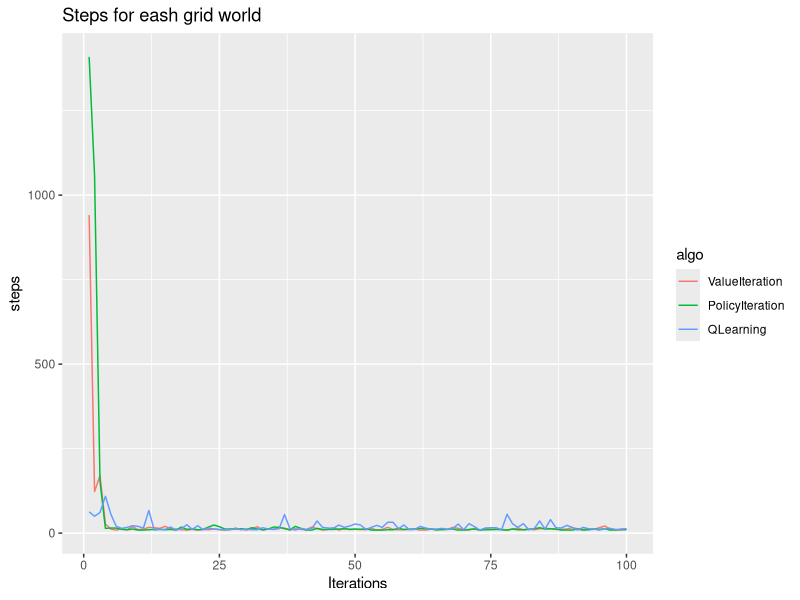
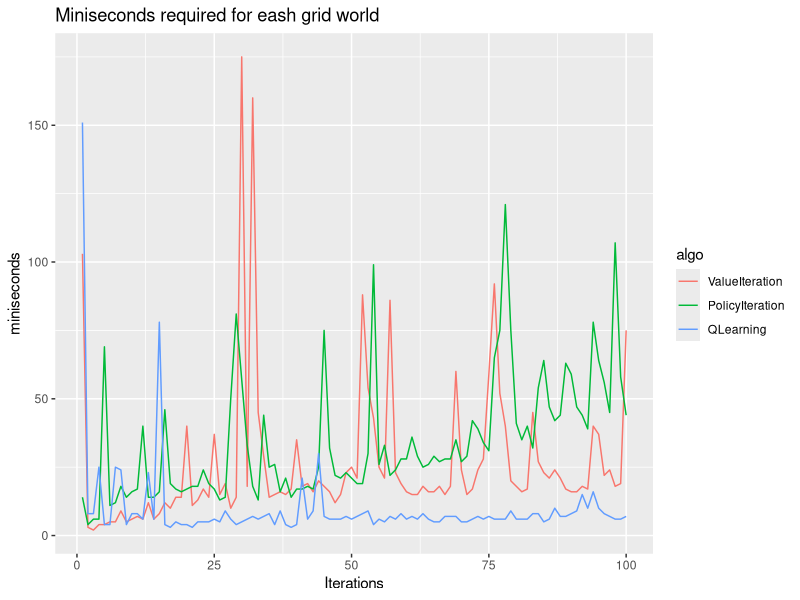
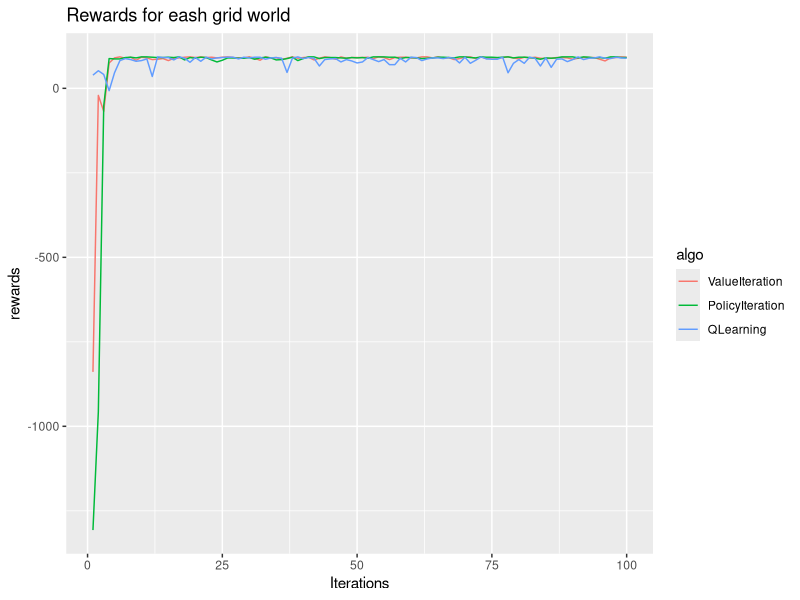

The R source for these figures, in order:
# graph the reinforcement learning for hard grid world
library(ggplot2)
library(reshape)
Iterations <- seq(1, 100)

## graph the steps
ValueIteration <- c(941,123,170,27,12,9,13,10,19,10,12,17,16,14,20,13,12,10,9,11,9,11,10,12,10,9,11,12,12,9,13,19,9,12,11,17,13,9,13,11,10,18,13,9,11,16,9,13,11,11,11,10,14,9,11,17,11,10,10,12,12,9,9,12,9,13,11,17,14,10,9,14,9,14,12,12,11,9,12,15,10,12,10,13,14,13,11,11,12,16,13,11,11,11,16,21,12,11,9,10)
PolicyIteration <- c(1409,1059,154,14,15,15,11,10,12,9,9,10,11,11,10,11,9,18,11,13,10,11,18,24,19,12,12,13,13,11,16,12,10,12,18,17,14,10,20,14,9,9,14,11,11,11,12,13,11,12,11,13,9,9,9,10,10,14,11,11,12,14,13,12,10,10,11,12,9,9,11,12,9,10,10,11,10,9,12,10,10,11,13,16,12,13,12,9,9,9,12,9,10,12,11,13,9,9,11,11)
QLearning <- c(63,50,61,109,56,20,14,17,22,20,15,67,9,11,11,18,9,13,25,11,22,10,15,12,11,10,10,15,10,12,10,10,16,12,11,13,55,13,9,14,11,13,36,17,15,14,24,17,21,27,24,11,17,23,17,32,32,13,24,10,11,20,15,12,12,14,11,13,27,10,28,19,9,15,16,16,10,56,28,17,28,10,13,36,12,40,16,15,23,17,9,17,13,12,9,13,14,10,12,13)


steps <- cbind(Iterations, ValueIteration, PolicyIteration, QLearning) 
steps <- as.matrix(steps)

rownames(steps) <- steps[,'Iterations']
steps <- subset(steps, select = -c(Iterations))
steps <- melt(steps, id.vars = 'Iterations', variable.names = 'algo')
colnames(steps) <- c('Iterations', 'algo', 'steps')

head(steps)
tail(steps)

ggplot(steps, aes(Iterations, steps)) + 
        geom_line(aes(colour = algo)) + 
        ggtitle("Steps for eash grid world")

# graph the times
ValueIteration <- c(103,3,2,4,4,5,5,9,5,6,7,6,12,6,8,12,10,14,14,40,11,13,17,14,37,15,19,10,14,175,18,160,45,29,14,15,16,15,17,35,18,19,16,20,18,16,12,15,23,25,21,88,54,43,25,21,86,23,19,16,15,15,18,16,16,18,15,18,60,24,15,17,24,28,59,92,52,40,20,18,16,17,45,27,23,21,24,21,17,16,16,18,17,40,37,22,24,18,19,75)
PolicyIteration <- c(14,4,6,6,69,11,12,18,14,16,17,40,14,14,16,46,19,17,16,17,18,18,24,19,17,13,14,50,81,57,33,18,13,44,25,26,16,21,14,17,17,18,17,25,75,32,22,21,23,21,19,19,30,99,26,33,22,24,28,28,36,29,25,26,29,27,28,28,35,27,29,42,39,34,31,65,75,121,75,41,35,40,32,54,64,47,42,44,63,59,47,44,39,78,64,56,45,107,58,44)
QLearning <- c(151,8,8,25,4,4,25,24,4,8,8,6,23,6,78,4,3,5,4,4,3,5,5,5,6,5,9,6,4,5,6,7,6,7,8,4,9,4,3,4,21,6,9,30,7,6,6,6,7,6,7,8,9,4,6,5,7,6,8,6,7,6,8,6,5,5,7,7,7,5,5,6,7,6,7,6,6,6,9,6,6,6,8,8,5,6,10,7,7,8,9,15,10,16,10,8,7,6,6,7)

times <- cbind(Iterations, ValueIteration, PolicyIteration, QLearning)
times <- as.matrix(times)

rownames(times) <- times[,'Iterations']
times <- subset(times, select = -c(Iterations))
times <- melt(times, id.vars = 'Iterations', variable.names = 'algo')
colnames(times) <- c('Iterations', 'algo', 'miniseconds')

head(times)
tail(times)

ggplot(times, aes(Iterations, miniseconds)) + 
        geom_line(aes(colour = algo)) + 
        ggtitle("Miniseconds required for eash grid world")





# graph the rewards
ValueIteration <- c(-839.0,-21.0,-68.0,75.0,90.0,93.0,89.0,92.0,83.0,92.0,90.0,85.0,86.0,88.0,82.0,89.0,90.0,92.0,93.0,91.0,93.0,91.0,92.0,90.0,92.0,93.0,91.0,90.0,90.0,93.0,89.0,83.0,93.0,90.0,91.0,85.0,89.0,93.0,89.0,91.0,92.0,84.0,89.0,93.0,91.0,86.0,93.0,89.0,91.0,91.0,91.0,92.0,88.0,93.0,91.0,85.0,91.0,92.0,92.0,90.0,90.0,93.0,93.0,90.0,93.0,89.0,91.0,85.0,88.0,92.0,93.0,88.0,93.0,88.0,90.0,90.0,91.0,93.0,90.0,87.0,92.0,90.0,92.0,89.0,88.0,89.0,91.0,91.0,90.0,86.0,89.0,91.0,91.0,91.0,86.0,81.0,90.0,91.0,93.0,92.0)
PolicyIteration <- c(-1307.0,-957.0,-52.0,88.0,87.0,87.0,91.0,92.0,90.0,93.0,93.0,92.0,91.0,91.0,92.0,91.0,93.0,84.0,91.0,89.0,92.0,91.0,84.0,78.0,83.0,90.0,90.0,89.0,89.0,91.0,86.0,90.0,92.0,90.0,84.0,85.0,88.0,92.0,82.0,88.0,93.0,93.0,88.0,91.0,91.0,91.0,90.0,89.0,91.0,90.0,91.0,89.0,93.0,93.0,93.0,92.0,92.0,88.0,91.0,91.0,90.0,88.0,89.0,90.0,92.0,92.0,91.0,90.0,93.0,93.0,91.0,90.0,93.0,92.0,92.0,91.0,92.0,93.0,90.0,92.0,92.0,91.0,89.0,86.0,90.0,89.0,90.0,93.0,93.0,93.0,90.0,93.0,92.0,90.0,91.0,89.0,93.0,93.0,91.0,91.0)
QLearning <- c(39.0,52.0,41.0,-7.0,46.0,82.0,88.0,85.0,80.0,82.0,87.0,35.0,93.0,91.0,91.0,84.0,93.0,89.0,77.0,91.0,80.0,92.0,87.0,90.0,91.0,92.0,92.0,87.0,92.0,90.0,92.0,92.0,86.0,90.0,91.0,89.0,47.0,89.0,93.0,88.0,91.0,89.0,66.0,85.0,87.0,88.0,78.0,85.0,81.0,75.0,78.0,91.0,85.0,79.0,85.0,70.0,70.0,89.0,78.0,92.0,91.0,82.0,87.0,90.0,90.0,88.0,91.0,89.0,75.0,92.0,74.0,83.0,93.0,87.0,86.0,86.0,92.0,46.0,74.0,85.0,74.0,92.0,89.0,66.0,90.0,62.0,86.0,87.0,79.0,85.0,93.0,85.0,89.0,90.0,93.0,89.0,88.0,92.0,90.0,89.0)

rewards <- cbind(Iterations, ValueIteration, PolicyIteration, QLearning)

rewards <- as.matrix(rewards)
rownames(rewards) <- rewards[,'Iterations']
rewards <- subset(rewards, select = -c(Iterations))
rewards <- melt(rewards, id.vars = 'Iterations', variable.names = 'algo')
colnames(rewards) <- c('Iterations', 'algo', 'rewards')

head(rewards)
tail(rewards)

ggplot(rewards, aes(Iterations, rewards)) + 
        geom_line(aes(colour = algo)) + 
        ggtitle("Rewards for eash grid world")
